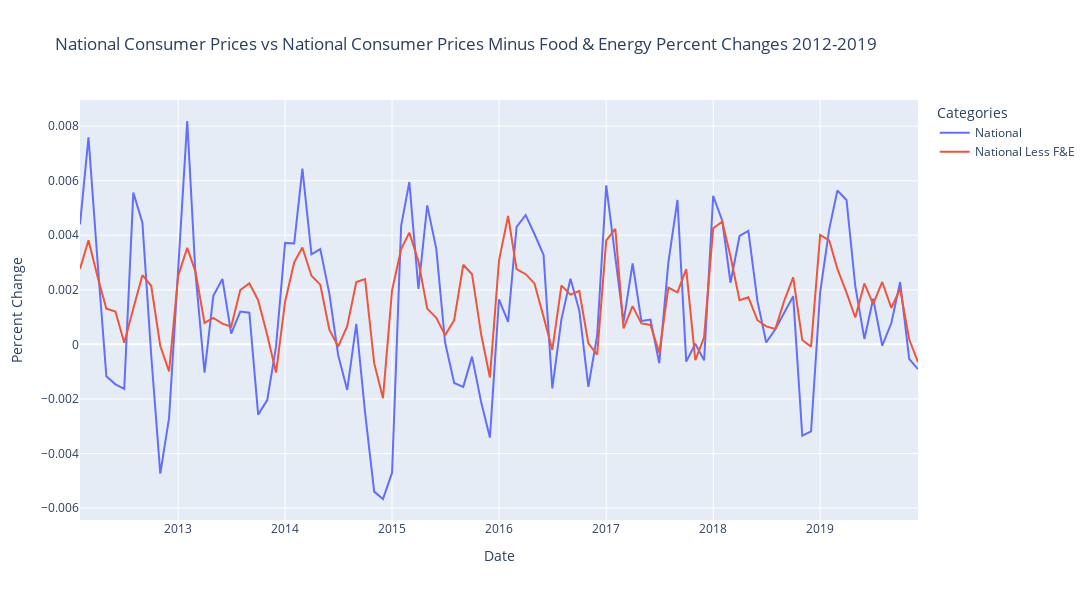

Notebook code for this chart:
### Code cell
px.line(data_2010s_pctchange[["National", "National Less F&E"]], 
        labels={'value': 'Percent Change', 'variable': 'Categories'}, 
        title="National Consumer Prices vs National Consumer Prices Minus Food & Energy Percent Changes 2012-2019",
       width=1300, height=600)
